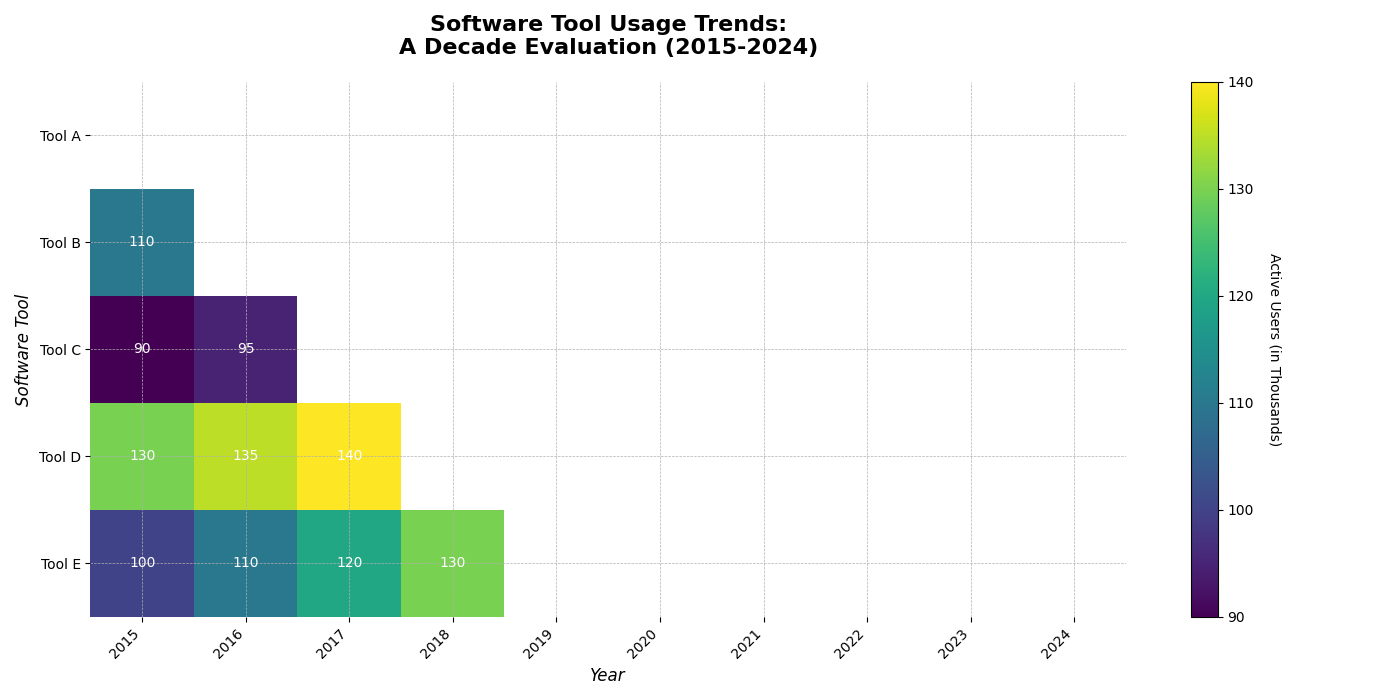

The Python source for this figure:
import numpy as np
import matplotlib.pyplot as plt

years = np.arange(2015, 2025)
software_tools = ["Tool A", "Tool B", "Tool C", "Tool D", "Tool E"]

active_users = np.array([
    [150, 160, 170, 180, 190, 200, 210, 220, 230, 240],  
    [110, 115, 120, 125, 130, 135, 140, 145, 150, 155],  
    [90,  95, 100, 105, 110, 120, 130, 140, 150, 160],   
    [130, 135, 140, 145, 150, 155, 160, 165, 170, 175],  
    [100, 110, 120, 130, 140, 150, 160, 170, 180, 190]
])

fig, ax = plt.subplots(figsize=(14, 7))

# Create a mask for the upper triangle
mask = np.triu(np.ones_like(active_users, dtype=bool))

# Apply the mask to the data
data_masked = np.ma.masked_where(mask, active_users)

cax = ax.imshow(data_masked, cmap='viridis', interpolation='nearest', aspect='auto')

cbar = fig.colorbar(cax, ax=ax, orientation='vertical')
cbar.set_label('Active Users (in Thousands)', rotation=270, labelpad=20)

ax.set_xlabel('Year', fontsize=12, fontstyle='italic')
ax.set_ylabel('Software Tool', fontsize=12, fontstyle='italic')

ax.set_xticks(np.arange(len(years)))
ax.set_yticks(np.arange(len(software_tools)))
ax.set_xticklabels(years, rotation=45, ha='right', fontsize=10)
ax.set_yticklabels(software_tools, fontsize=10)

ax.set_title('Software Tool Usage Trends:\nA Decade Evaluation (2015-2024)', fontsize=16, fontweight='bold', pad=20)

for i in range(len(software_tools)):
    for j in range(len(years)):
        if not mask[i, j]:  # Only label the lower triangle
            ax.text(j, i, f'{active_users[i, j]}', ha='center', va='center', color='white', fontsize=10)

ax.grid(True, linestyle='--', linewidth=0.5)
ax.spines['top'].set_visible(False)
ax.spines['right'].set_visible(False)
ax.spines['bottom'].set_visible(False)
ax.spines['left'].set_visible(False)

plt.tight_layout()
plt.show()
